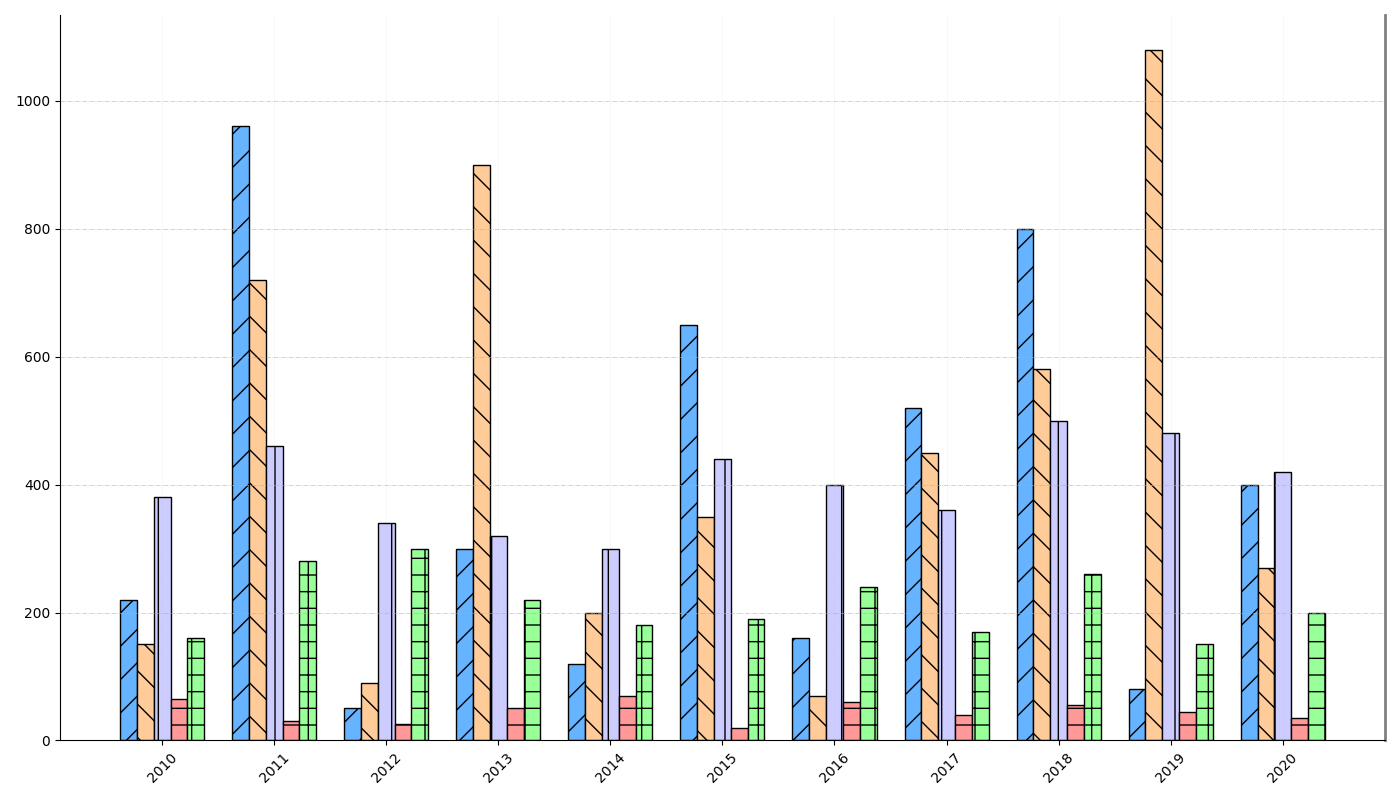

Python code for this plot:
import matplotlib.pyplot as plt
import numpy as np

years = np.arange(2010, 2021)
energy_types = ['Solar', 'Wind', 'Hydro', 'Geothermal', 'Biomass']

solar_energy = [220, 960, 50, 300, 120, 650, 160, 520, 800, 80, 400]
wind_energy = [150, 720, 90, 900, 200, 350, 70, 450, 580, 1080, 270]
hydro_energy = [380, 460, 340, 320, 300, 440, 400, 360, 500, 480, 420]
geothermal_energy = [65, 30, 25, 50, 70, 20, 60, 40, 55, 45, 35]
biomass_energy = [160, 280, 300, 220, 180, 190, 240, 170, 260, 150, 200]

energy_data = [solar_energy, wind_energy, hydro_energy, geothermal_energy, biomass_energy]

fig, ax = plt.subplots(figsize=(14, 8))

bar_width = 0.15
x_pos = np.arange(len(years))

bar_colors = ['#66B3FF', '#FFCC99', '#CCCCFF', '#FF9999', '#99FF99']
hatch_styles = ['/', '\\', '|', '-', '+']

for idx, (energy, color, hatch) in enumerate(zip(energy_data, bar_colors, hatch_styles)):
    ax.bar(x_pos + idx * bar_width, energy, bar_width, color=color, hatch=hatch, edgecolor='black')

ax.set_xticks(x_pos + bar_width * (len(energy_types) - 1) / 2)
ax.set_xticklabels(years, rotation=45)

ax.yaxis.grid(True, linestyle='-.', linewidth=0.5, alpha=0.8)
ax.xaxis.grid(True, linestyle=':', linewidth=0.5, alpha=0.3)

ax.spines['top'].set_visible(False)
ax.spines['right'].set_linewidth(2)
ax.spines['right'].set_color('grey')

plt.tight_layout()
plt.show()
